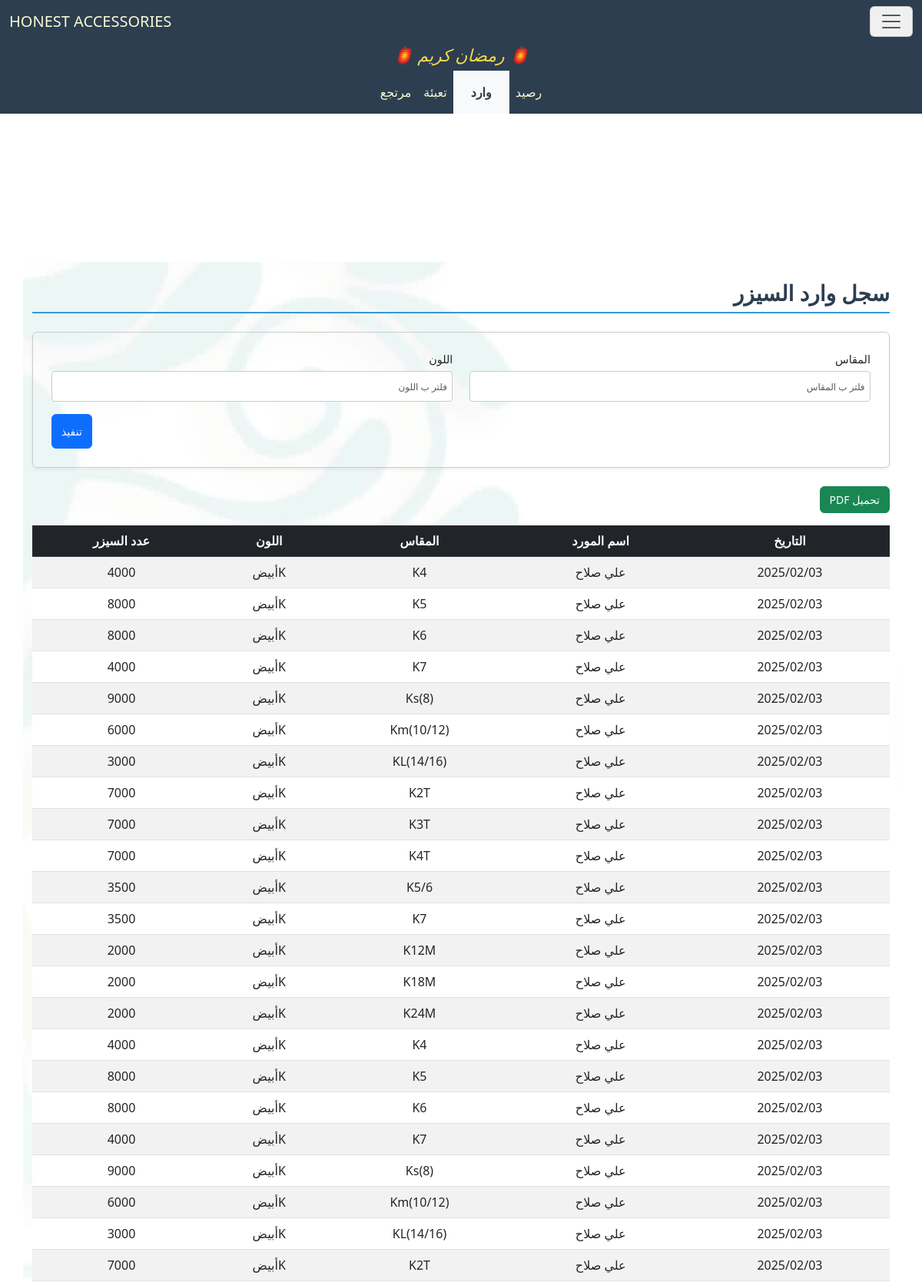
The page /accessories/SizerSupplies/ (upper part) on the database its author committed.
### accessories/models.py (models this page shows)
class SupplierBaseModel(BaseModel):
    supplier_name = models.CharField("اسم المورد", max_length=255, null=True, blank=True)
    class Meta:
        abstract = True

class SizerBaseModel(IDBaseModel):
    size = models.CharField("المقاس", max_length=255, null=True, blank=True)
    color = models.CharField("اللون", max_length=255, null=True, blank=True)
    sizer_count = models.IntegerField("عدد السيزر", null=True, blank=True)
    class Meta:
        abstract = True

class SizerSupplies(SupplierBaseModel, SizerBaseModel):
    pass

### accessories/views.py (the view)
# urls.py: path('SizerSupplies/', SizerSuppliesView.as_view(), name='SizerSuppliesView'),
class SizerSuppliesView(FilterableListView):
    template_name = "accessories/SizerSupplies.html"
    model = SizerSupplies
    filter_fields = ['size', 'color']
    columns = ["التاريخ","اسم المورد","المقاس","اللون","عدد السيزر"]

### accessories/views.py (called while the page is built)
    def get_queryset(self):
        queryset = super().get_queryset()
        filters = Q()
        for field in self.filter_fields:
            filter_value = self.request.GET.get(field)
            if filter_value:
                filters &= Q(**{f"{field}__icontains": filter_value})
        filtered_queryset = queryset.filter(filters)
        try:
            filtered_queryset = filtered_queryset.order_by('-date')
        except:
            pass
        return filtered_queryset

    def get_context_data(self, **kwargs):
        context = super().get_context_data(**kwargs)
        update = Updates.objects.all().order_by('-date').first()
        context['update'] = localtime(update.date).strftime("%d/%m %I:%M %p") if update and update.date else None
        context['columns'] = self.columns
        model_meta = self.model._meta
        context['filter_fields'] = [
            {
                'field_name': field,
                'verbose_name': model_meta.get_field(field).verbose_name,
                'value': self.request.GET.get(field) or "",
            }
            for field in self.filter_fields
        ]
        return context

### accessories/templates/accessories/SizerSupplies.html (shortened to what this page needs)
{% extends "accessories/layout.html" %}
{% load static %}
{% block home_page %}
<a class="navbar-brand" href="{% url 'CartonSuppliesView' %}">HONEST ACCESSORIES</a>
{% endblock %}
{% block navbar_links_small %}
<li class="p-2 nav-item">
    <a class="nav-link" aria-current="page" href="{% url 'SizerStockView' %}">رصيد</a>
</li>
<li class="p-2 nav-item nav_link_active">
    <a class="nav-link active" aria-current="page" href="{% url 'SizerSuppliesView' %}">وارد</a>
</li>
<li class="p-2 nav-item">
    <a class="nav-link active" aria-current="page" href="{% url 'PackagingSizerView' %}">تعبئة</a>
</li>
<li class="p-2 nav-item">
    <a class="nav-link active" aria-current="page" href="{% url 'ReturnSizerView' %}">مرتجع</a>
</li>
{% endblock %}
{% block body %}
    <h2 class="section-title pt-4">سجل وارد السيزر</h2>
    <form method="get" class="filter-form-flex mb-4 p-4 rounded shadow-sm">
        {% for filter_field in filter_fields %}
        <div class="form-group mb-3">
            <label for="filter_{{ forloop.counter }}" class="form-label">{{ filter_field.verbose_name }}</label>
            <input type="text" id="filter_{{ forloop.counter }}" name="{{ filter_field.field_name }}"
                   placeholder="فلتر ب {{ filter_field.verbose_name }}"
                   class="form-control"
                   value="{{ filter_field.value }}">
        </div>
        {% endfor %}
        <div class="submit-container">
            <button type="submit" class="btn btn-primary submit-btn">تنفيذ</button>
        </div>
    </form>
    <button onclick="generatePDF()" class="btn btn-success mb-3">تحميل PDF</button>
    <div style="overflow-y: auto; max-height: 70vh; position: relative;" class="table-responsive mb-4">
        <table id="data-table" class="table table-striped">
            <thead class="table-dark">
                <tr>
                    <th style="position: sticky; top: 0;" >التاريخ</th>
                    <th style="position: sticky; top: 0;" >اسم المورد</th>
                    <th style="position: sticky; top: 0;" >المقاس</th>
                    <th style="position: sticky; top: 0;" >اللون</th>
                    <th style="position: sticky; top: 0;" >عدد السيزر</th>
                </tr>
            </thead>
            <tbody>
                {% for model in models %}
                <tr>
                    <td>{{ model.date|date:"Y/m/d" }}</td>
                    <td>{{ model.supplier_name }}</td>
                    <td>{{ model.size }}</td>
                    <td>{{ model.color }}</td>
                    <td>{{ model.sizer_count }}</td>
                </tr>
                {% empty %}
                <tr>
                    <td colspan="5" class="text-center">لا يوجد عناصر</td>
                </tr>
                {% endfor %}
            </tbody>
        </table>
    </div>
{% endblock body %}

### cloth/static/cloth/styles.css (style rules this page uses)
:root { --primary-color: #3498db; --light-blue: #3db1ff5e; --secondary-color: #2c3e50; --success-color: #2ecc71; --danger-color: #e74c3c; --warning-color: #f1c40f; --light-bg: #f8f9fa; --dark-bg: #343a40; --light-text: lightgoldenrodyellow; --golden-text: rgb(255, 255, 0); --border-color: #dee2e6; --white-color: #ffffff; }
*, *::before, *::after { box-sizing: border-box; }
ul, div { padding: 0; margin: 0; }
body { background-color: var(--light-bg); margin-inline: 0; font-family: 'Segoe UI', Tahoma, Geneva, Verdana, sans-serif; line-height: 1.6; font-size: 16px; }
#navbar, #navbar a, #navbar-menu-body, #navbar-menu-body a { color: var(--light-text); }
.section-title { color: var(--secondary-color); border-bottom: 2px solid var(--primary-color); padding-bottom: 0.5rem; margin-bottom: 1.5rem; font-weight: bold; }
.table { border-collapse: separate; border-spacing: 0; border-radius: 8px; width: 100%; }
.table th, .table td { text-align: center; vertical-align: middle; padding: 10px; }
.table-striped tbody tr:nth-of-type(odd) { background-color: var(--light-bg); }
.table-dark th { background-color: var(--secondary-color); color: var(--light-text); }
.table-responsive { overflow-x: auto; }
.table-responsive table th, .table-responsive table td { white-space: nowrap; min-width: fit-content; }
.table-responsive table { width: 100%; table-layout: auto; }
.filter-form-flex { display: flex; flex-wrap: wrap; padding: 1rem; border: 1px solid #ccc; border-radius: 8px; justify-content: space-between; column-gap: 2px; direction: rtl; }
.filter-form-flex .form-group { display: flex; flex-direction: column; margin-bottom: 5px; width: 49%; }
.filter-form-flex .form-label { font-size: 0.9rem; margin-bottom: 0.25rem; }
.filter-form-flex .form-control { border: 1px solid #ccc; border-radius: 4px; padding: 0.4rem; font-size: 0.9rem; }
.filter-form-flex input[type="text"], .filter-form-flex input[type="number"], .filter-form-flex input[type="date"] { width: 100%; height: 40px; }
.submit-container { display: flex; justify-content: flex-end; width: 100%; }
.filter-form-flex .submit-btn { width: auto; height: 45px; font-size: 1rem; }
@media (max-width: 1200px) { body { font-size: 15px; } }
@media (max-width: 1200px) { h4.section-title, h2 { font-size: 28px !important; } }
@media (max-width: 1200px) { p.lead, .oped_details_btn, .btn { font-size: 14px !important; } }
@media (max-width: 1200px) { ::placeholder { font-size: 12px !important; } }
.nav_link_active { background-color: var(--light-bg) !important; }
.nav_link_active a { color: var(--dark-bg) !important; padding-inline: 15px; font-weight: 600; }

### rows shown on the page
SizerSupplies: date "2025/02/03", supplier_name "علي صلاح", size "K4", color "Kأبيض", sizer_count "4000"
SizerSupplies: date "2025/02/03", supplier_name "علي صلاح", size "K5", color "Kأبيض", sizer_count "8000"
SizerSupplies: date "2025/02/03", supplier_name "علي صلاح", size "K6", color "Kأبيض", sizer_count "8000"
SizerSupplies: date "2025/02/03", supplier_name "علي صلاح", size "K7", color "Kأبيض", sizer_count "4000"
SizerSupplies: date "2025/02/03", supplier_name "علي صلاح", size "Ks(8)", color "Kأبيض", sizer_count "9000"
SizerSupplies: date "2025/02/03", supplier_name "علي صلاح", size "Km(10/12)", color "Kأبيض", sizer_count "6000"
SizerSupplies: date "2025/02/03", supplier_name "علي صلاح", size "KL(14/16)", color "Kأبيض", sizer_count "3000"
SizerSupplies: date "2025/02/03", supplier_name "علي صلاح", size "K2T", color "Kأبيض", sizer_count "7000"
SizerSupplies: date "2025/02/03", supplier_name "علي صلاح", size "K3T", color "Kأبيض", sizer_count "7000"
SizerSupplies: date "2025/02/03", supplier_name "علي صلاح", size "K4T", color "Kأبيض", sizer_count "7000"
SizerSupplies: date "2025/02/03", supplier_name "علي صلاح", size "K5/6", color "Kأبيض", sizer_count "3500"
SizerSupplies: date "2025/02/03", supplier_name "علي صلاح", size "K7", color "Kأبيض", sizer_count "3500"
SizerSupplies: date "2025/02/03", supplier_name "علي صلاح", size "K12M", color "Kأبيض", sizer_count "2000"
SizerSupplies: date "2025/02/03", supplier_name "علي صلاح", size "K18M", color "Kأبيض", sizer_count "2000"
SizerSupplies: date "2025/02/03", supplier_name "علي صلاح", size "K24M", color "Kأبيض", sizer_count "2000"
SizerSupplies: date "2025/02/03", supplier_name "علي صلاح", size "K4", color "Kأبيض", sizer_count "4000"
SizerSupplies: date "2025/02/03", supplier_name "علي صلاح", size "K5", color "Kأبيض", sizer_count "8000"
SizerSupplies: date "2025/02/03", supplier_name "علي صلاح", size "K6", color "Kأبيض", sizer_count "8000"
SizerSupplies: date "2025/02/03", supplier_name "علي صلاح", size "K7", color "Kأبيض", sizer_count "4000"
SizerSupplies: date "2025/02/03", supplier_name "علي صلاح", size "Ks(8)", color "Kأبيض", sizer_count "9000"
SizerSupplies: date "2025/02/03", supplier_name "علي صلاح", size "Km(10/12)", color "Kأبيض", sizer_count "6000"
SizerSupplies: date "2025/02/03", supplier_name "علي صلاح", size "KL(14/16)", color "Kأبيض", sizer_count "3000"
SizerSupplies: date "2025/02/03", supplier_name "علي صلاح", size "K2T", color "Kأبيض", sizer_count "7000"

### other values the page prints
{{ filter_field.verbose_name }} "المقاس" "اللون"
